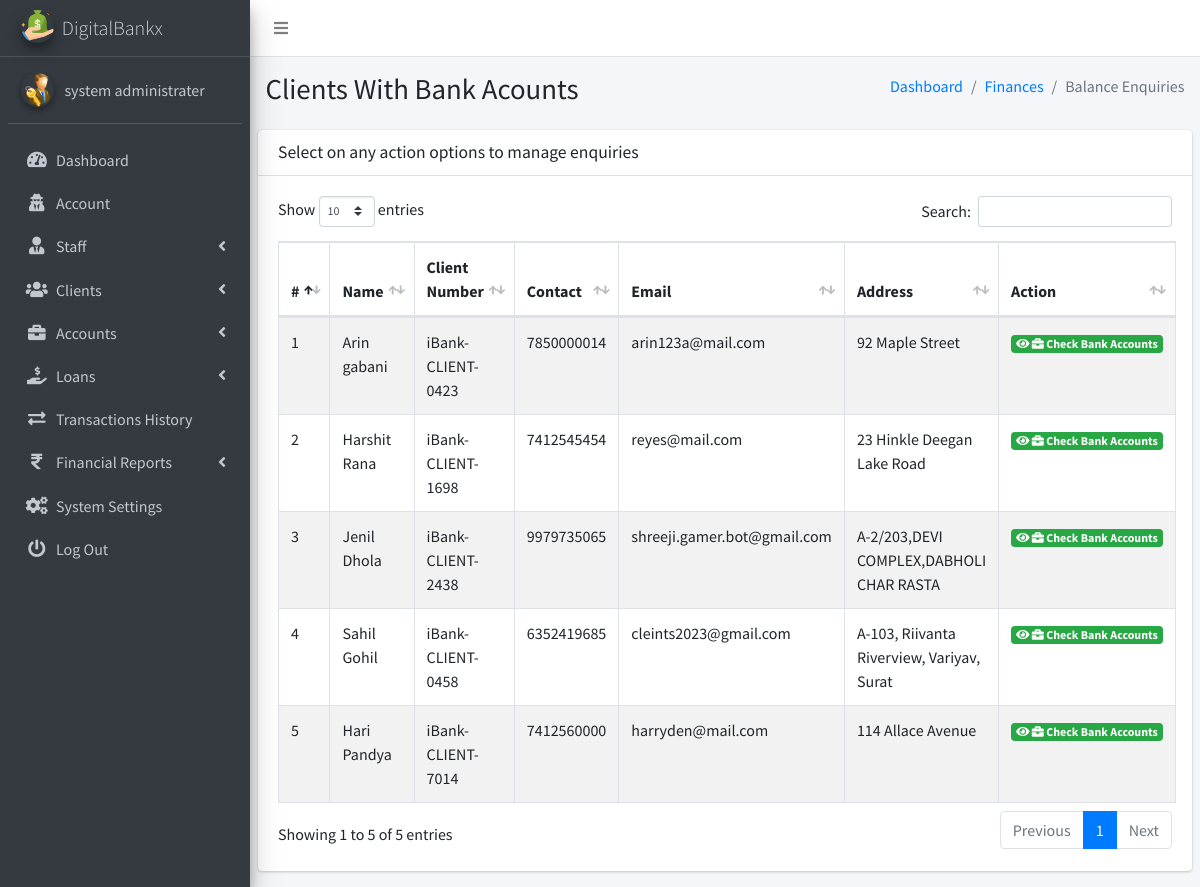
Screenshot of /admin/pages_balance_enquiries.php (signed in) with the database file from the repository.
### tables this page shows
CREATE TABLE `ib_systemsettings` (
  `id` int(20) NOT NULL,
  `sys_name` longtext NOT NULL,
  `sys_tagline` longtext NOT NULL,
  `sys_logo` varchar(200) NOT NULL,
  `is_active` tinyint(1) NOT NULL DEFAULT 1
);

CREATE TABLE `ib_admin` (
  `admin_id` int(11) NOT NULL,
  `name` varchar(200) NOT NULL,
  `email` varchar(200) NOT NULL,
  `number` varchar(200) NOT NULL,
  `password` varchar(200) NOT NULL,
  `profile_pic` varchar(200) NOT NULL,
  `is_active` tinyint(1) NOT NULL DEFAULT 1,
  `otp` varchar(6) DEFAULT NULL,
  `otp_expiry` datetime DEFAULT NULL
);

CREATE TABLE `ib_clients` (
  `client_id` int(10) UNSIGNED NOT NULL,
  `name` varchar(200) NOT NULL,
  `phone` varchar(200) NOT NULL,
  `address` varchar(200) NOT NULL,
  `email` varchar(200) NOT NULL,
  `aadhar_number` varchar(12) NOT NULL,
  `pan_number` varchar(10) NOT NULL,
  `password` varchar(200) NOT NULL,
  `profile_pic` varchar(200) NOT NULL,
  `client_number` varchar(200) NOT NULL,
  `is_active` tinyint(1) NOT NULL DEFAULT 1,
  `otp` varchar(10) DEFAULT NULL,
  `otp_expiry` datetime DEFAULT NULL
);

### admin/pages_balance_enquiries.php (the view, shortened to what this page needs)
<?php
include('conf/config.php');
?>
<!DOCTYPE html>
<html>
<?php include("dist/_partials/head.php"); ?>
<body class="hold-transition sidebar-mini">
  <div class="wrapper">
    <?php include("dist/_partials/nav.php"); ?>
    <?php include("dist/_partials/sidebar.php"); ?>
    <div class="content-wrapper">
      <section class="content-header">
        <div class="container-fluid">
          <div class="row mb-2">
            <div class="col-sm-6">
              <h1>Clients With Bank Acounts</h1>
            </div>
            <div class="col-sm-6">
              <ol class="breadcrumb float-sm-right">
                <li class="breadcrumb-item"><a href="pages_dashboard.php">Dashboard</a></li>
                <li class="breadcrumb-item"><a href="pages_balance_enquiries.php">Finances</a></li>
                <li class="breadcrumb-item active">Balance Enquiries</li>
              </ol>
            </div>
          </div>
        </div>
      </section>
      <section class="content">
        <div class="row">
          <div class="col-12">
            <div class="card">
              <div class="card-header">
                <h3 class="card-title">Select on any action options to manage enquiries </h3>
              </div>
              <div class="card-body">
                <table id="example1" class="table table-hover table-bordered table-striped">
                  <thead>
                    <tr>
                      <th>#</th>
                      <th>Name</th>
                      <th>Client Number</th>
                      <th>Contact</th>
                      <th>Email</th>
                      <th>Address</th>
                      <th>Action</th>
                    </tr>
                  </thead>
                  <tbody>
                    <?php
                    $ret = "SELECT * FROM  iB_clients ORDER BY RAND() ";
                    $stmt = $mysqli->prepare($ret);
                    $stmt->execute();
                    $res = $stmt->get_result();
                    $cnt = 1;
                    while ($row = $res->fetch_object()) {
                    ?>
                      <tr>
                        <td><?php echo $cnt; ?></td>
                        <td><?php echo $row->name; ?></td>
                        <td><?php echo $row->client_number; ?></td>
                        <td><?php echo $row->phone; ?></td>
                        <td><?php echo $row->email; ?></td>
                        <td><?php echo $row->address; ?></td>
                        <td>
                          <a class="badge badge-success" href="pages_view_client_bank_acc.php?client_number=<?php echo $row->client_number; ?>&client_id=<?php echo $row->client_id; ?>">
                            <i class="fas fa-eye"></i>
                            <i class="fas fa-briefcase"></i>
                            Check Bank Accounts
                          </a>
                        </td>
                      </tr>
                    <?php $cnt = $cnt + 1;
                    } ?>
                </table>
              </div>
            </div>
          </div>
        </div>
      </section>
    </div>
  </div>
</body>
</html>

### admin/dist/_partials/sidebar.php (shortened to what this page needs)
<aside class="main-sidebar sidebar-dark-primary elevation-4">
    <?php
    $admin_id = $_SESSION['admin_id'];
    $query = "SELECT * FROM iB_admin WHERE admin_id = ?";
    $stmt = $mysqli->prepare($query);
    $stmt->bind_param('i', $admin_id);
    $stmt->execute();
    $res = $stmt->get_result();
    while ($row = $res->fetch_object()) {
        $profile_picture = empty($row->profile_pic)
            ? "<img src='dist/img/user_icon.png' class='img-circle elevation-2' alt='User Image'>"
            : "<img src='dist/img/$row->profile_pic' class='img-circle elevation-2' alt='User Image'>";
        $sys_query = "SELECT * FROM iB_SystemSettings";
        $stmt = $mysqli->prepare($sys_query);
        $stmt->execute();
        $sys_res = $stmt->get_result();
        while ($sys = $sys_res->fetch_object()) {
            ?>
            <a href="pages_dashboard.php" class="brand-link text-light">
                <img src="dist/img/<?php echo $sys->sys_logo; ?>" alt="Logo" class="brand-image img-circle elevation-3">
                <span class="brand-text font-weight-light"><?php echo $sys->sys_name; ?></span>
            </a>
            <div class="sidebar">
                <div class="user-panel mt-3 pb-3 mb-3 d-flex">
                    <div class="image"><?php echo $profile_picture; ?></div>
                    <div class="info">
                        <a href="#" class="d-block"><?php echo $row->name; ?></a>
                    </div>
                </div>
                <nav class="mt-2">
                    <ul class="nav nav-pills nav-sidebar flex-column" data-widget="treeview" role="menu">
                        <li class="nav-item">
                            <a href="pages_dashboard.php" class="nav-link">
                                <i class="nav-icon fas fa-tachometer-alt"></i>
                                <p>Dashboard</p>
                            </a>
                        </li>
                        <li class="nav-item">
                            <a href="pages_account.php" class="nav-link">
                                <i class="nav-icon fas fa-user-secret"></i>
                                <p>Account</p>
                            </a>
                        </li>
                        <li class="nav-item has-treeview">
                            <a href="#" class="nav-link">
                                <i class="nav-icon fas fa-user-tie"></i>
                                <p>Staff <i class="fas fa-angle-left right"></i></p>
                            </a>
                        </li>
                        <li class="nav-item has-treeview">
                            <a href="#" class="nav-link">
                                <i class="nav-icon fas fa-users"></i>
                                <p>Clients <i class="fas fa-angle-left right"></i></p>
                            </a>
                        </li>
                        <li class="nav-item has-treeview">
                            <a href="#" class="nav-link">
                                <i class="nav-icon fas fa-briefcase"></i>
                                <p>Accounts <i class="fas fa-angle-left right"></i></p>
                            </a>
                        </li>
                        <li class="nav-item has-treeview">
                            <a href="#" class="nav-link">
                                <i class="nav-icon fas fa-hand-holding-usd"></i>
                                <p>
                                    Loans
                                    <i class="fas fa-angle-left right"></i>
                                </p>
                            </a>
                        </li>
                        <li class="nav-item">
                            <a href="pages_transactions_engine.php" class="nav-link">
                                <i class="nav-icon fas fa-exchange-alt"></i>
                                <p>Transactions History</p>
                            </a>
                        </li>
                        <li class="nav-item has-treeview">
                            <a href="#" class="nav-link">
                                <i class="nav-icon fas fa-rupee-sign"></i>
                                <p>Financial Reports <i class="fas fa-angle-left right"></i></p>
                            </a>
                        </li>
                        <li class="nav-item">
                            <a href="pages_system_settings.php" class="nav-link">
                                <i class="nav-icon fas fa-cogs"></i>
                                <p>System Settings</p>
                            </a>
                        </li>
                        <li class="nav-item">
                            <a href="pages_logout.php" class="nav-link">
                                <i class="nav-icon fas fa-power-off"></i>
                                <p>Log Out</p>
                            </a>
                        </li>
                    </ul>
                </nav>
            </div>
        </aside>
    <?php }
    } ?>

### rows the page displays
ib_admin: name "system administrater"
ib_systemsettings: sys_logo (picture), sys_name "DigitalBankx", ib_admin.profile_pic (picture)
ib_clients: name "Arin gabani", client_number "iBank-CLIENT-0423", phone "7850000014", email "arin123a@mail.com", address "92 Maple Street"
ib_clients: name "Harshit Rana", client_number "iBank-CLIENT-1698", phone "7412545454", email "reyes@mail.com", address "23 Hinkle Deegan Lake Road"
ib_clients: name "Jenil Dhola", client_number "iBank-CLIENT-2438", phone "9979735065", email "shreeji.gamer.bot@gmail.com", address "A-2/203,DEVI COMPLEX,DABHOLI CHAR RASTA"
ib_clients: name "Sahil Gohil", client_number "iBank-CLIENT-0458", phone "6352419685", email "cleints2023@gmail.com", address "A-103, Riivanta Riverview, Variyav, Surat"
ib_clients: name "Hari Pandya", client_number "iBank-CLIENT-7014", phone "7412560000", email "harryden@mail.com", address "114 Allace Avenue"
